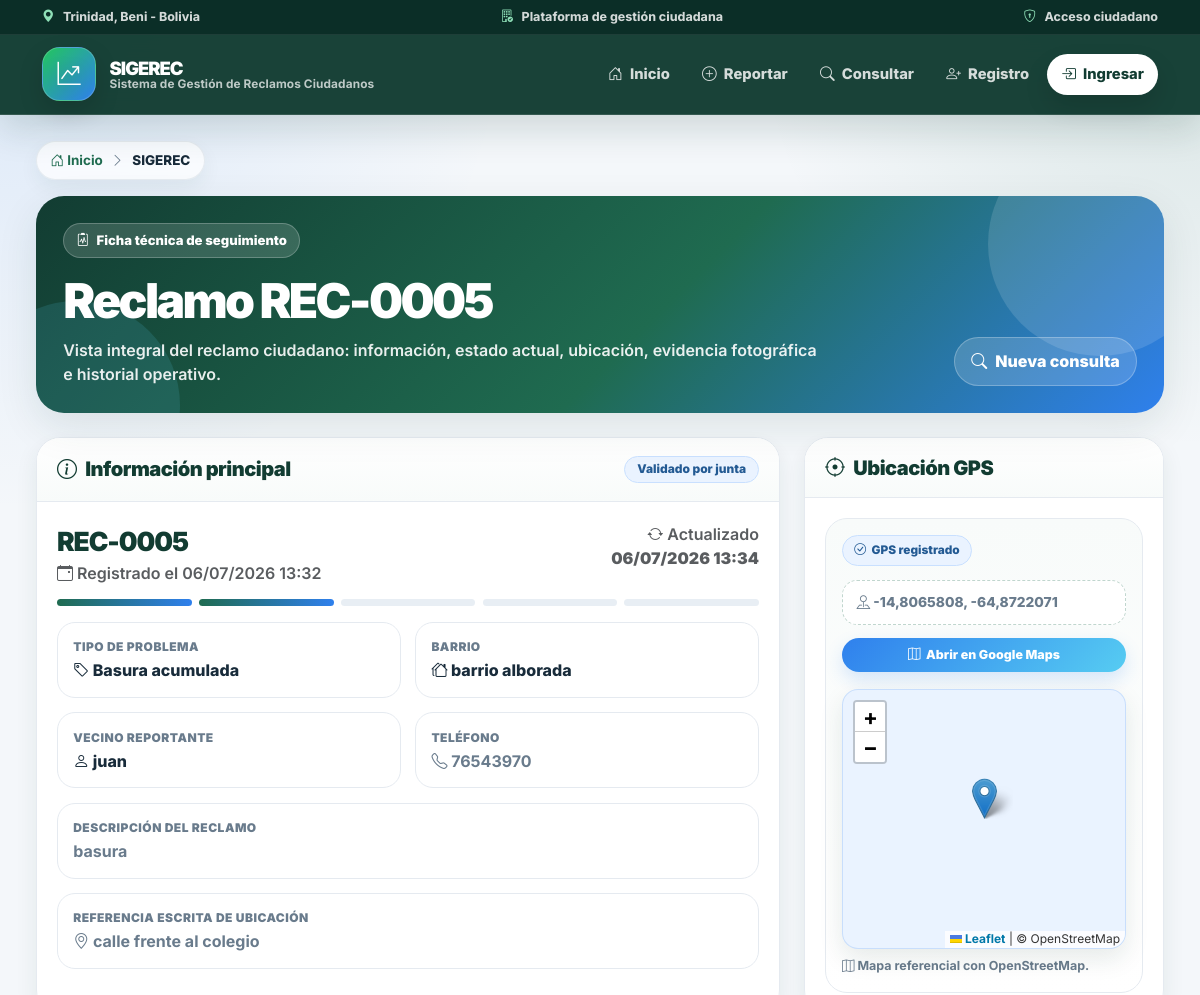
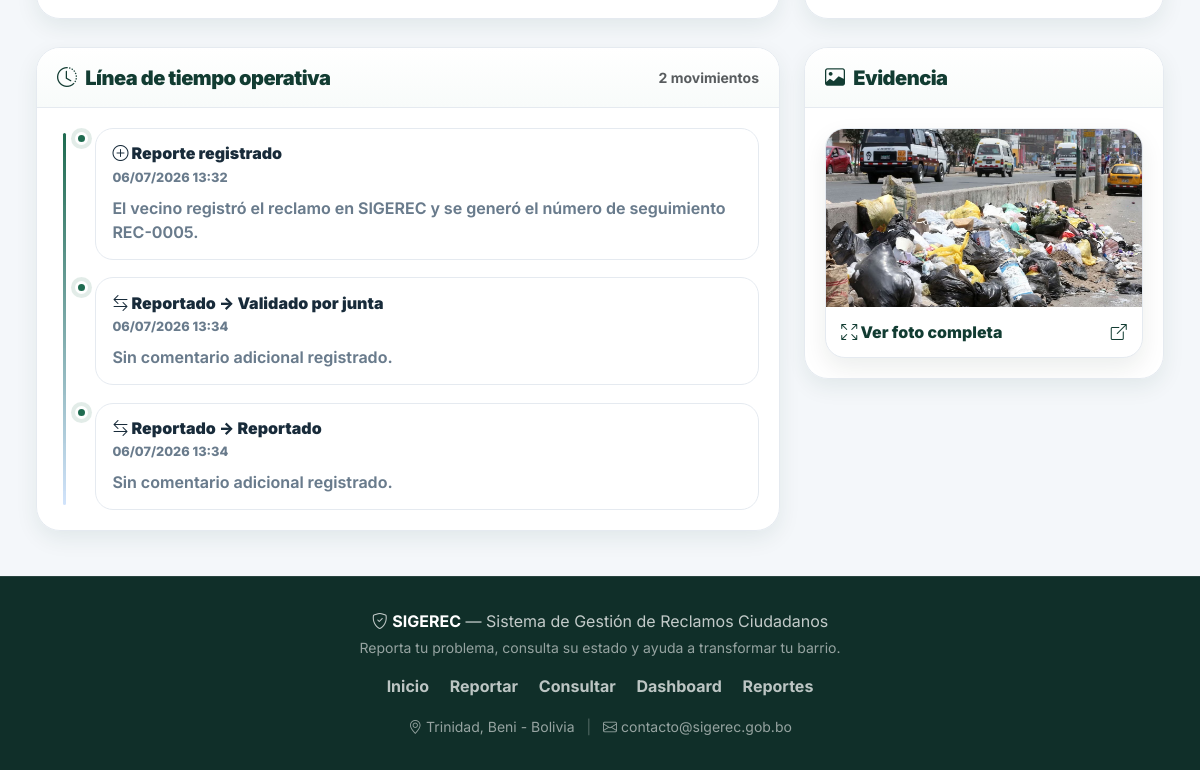
/reporte/REC-0005/, run on the app's committed database (2 pictures, top to bottom).
### reportes/models.py (models this page shows, shortened)
class Reporte(models.Model):
    TIPOS = (
        ('bache', 'Bache'),
        ('basura', 'Basura acumulada'),
        ('alumbrado', 'Alumbrado dañado'),
        ('otro', 'Otro'),
    )
    ESTADOS = (
        ('reportado', 'Reportado'),
        ('validado', 'Validado por junta'),
        ('derivado', 'Derivado al municipio'),
        ('proceso', 'En proceso'),
        ('resuelto', 'Resuelto'),
    )
    vecino = models.ForeignKey(Vecino, on_delete=models.CASCADE)
    tipo = models.CharField(max_length=20, choices=TIPOS)
    descripcion = models.TextField()
    ubicacion = models.CharField(max_length=200)
    latitud = models.DecimalField(max_digits=10, decimal_places=7, null=True, blank=True)
    longitud = models.DecimalField(max_digits=10, decimal_places=7, null=True, blank=True)
    foto = models.ImageField(upload_to='reportes/', null=True, blank=True)
    numero_seguimiento = models.CharField(max_length=20, unique=True)
    estado = models.CharField(max_length=20, choices=ESTADOS, default='reportado')
    fecha_creacion = models.DateTimeField(auto_now_add=True)
    fecha_actualizacion = models.DateTimeField(auto_now=True)
    @property
    def tiene_gps(self):
        return self.latitud is not None and self.longitud is not None
    @property
    def google_maps_url(self):
        if self.tiene_gps:
            return f"https://www.google.com/maps?q={self.latitud},{self.longitud}"
        return ""
    class Meta:
        verbose_name_plural = "Reportes"

class Historial(models.Model):
    reporte = models.ForeignKey(Reporte, on_delete=models.CASCADE)
    estado_anterior = models.CharField(max_length=20)
    estado_nuevo = models.CharField(max_length=20)
    fecha_cambio = models.DateTimeField(auto_now_add=True)
    comentario = models.TextField(blank=True)
    class Meta:
        verbose_name_plural = "Historiales"

### vecinos/models.py (models this page shows, shortened)
class Vecino(models.Model):
    ROLES = (
        ('vecino', 'Vecino'),
        ('presidente', 'Presidente de Junta Vecinal'),
    )
    nombre = models.CharField(max_length=100)
    ci = models.CharField(max_length=15, unique=True)
    direccion = models.TextField()
    telefono = models.CharField(max_length=15)
    barrio = models.CharField(max_length=100)
    rol = models.CharField(max_length=20, choices=ROLES, default='vecino')
    usuario = models.OneToOneField(User, on_delete=models.CASCADE, null=True, blank=True)
    fecha_registro = models.DateTimeField(auto_now_add=True)
    class Meta:
        verbose_name_plural = "Vecinos"

### reportes/views.py (the view)
def detalle_reporte(request, numero_seguimiento):
    numero = numero_seguimiento.strip().upper()
    reporte = get_object_or_404(Reporte, numero_seguimiento=numero)
    historial_items = _historial_items(reporte)
    return render(request, 'detalle_reporte.html', {
        'reporte': reporte,
        'historial_items': historial_items,
    })

### reportes/views.py (called while the page is built)
def _historial_items(reporte):
    estados = dict(Reporte.ESTADOS)
    return [
        {
            'estado_anterior': h.estado_anterior,
            'estado_nuevo': h.estado_nuevo,
            'estado_anterior_display': estados.get(h.estado_anterior, h.estado_anterior),
            'estado_nuevo_display': estados.get(h.estado_nuevo, h.estado_nuevo),
            'fecha_cambio': h.fecha_cambio,
            'comentario': h.comentario,
        }
        for h in Historial.objects.filter(reporte=reporte).order_by('-fecha_cambio')
    ]

### templates/detalle_reporte.html (shortened to what this page needs)
{% extends 'base.html' %}
{% block contenido %}
<div class="page-shell">
    <div class="detail-hero">
        <div class="detail-hero-content d-flex flex-wrap justify-content-between align-items-end gap-3">
            <div>
                <div class="detail-kicker"><i class="bi bi-clipboard2-pulse"></i> Ficha técnica de seguimiento</div>
                <h2 class="detail-title">Reclamo {{ reporte.numero_seguimiento }}</h2>
                <p class="detail-subtitle">Vista integral del reclamo ciudadano: información, estado actual, ubicación, evidencia fotográfica e historial operativo.</p>
            </div>
            <div class="d-flex flex-wrap gap-2">
                <a href="{% url 'consultar' %}" class="detail-action"><i class="bi bi-search"></i> Nueva consulta</a>
            </div>
        </div>
    </div>
    <div class="row g-4 align-items-stretch">
        <div class="col-lg-8">
            <div class="detail-card">
                <div class="detail-card-header">
                    <h5><i class="bi bi-info-circle"></i> Información principal</h5>
                    <span class="badge badge-estado {% if reporte.estado == 'reportado' %}badge-reportado{% elif reporte.estado == 'validado' %}badge-validado{% elif reporte.estado == 'derivado' %}badge-derivado{% elif reporte.estado == 'proceso' %}badge-proceso{% elif reporte.estado == 'resuelto' %}badge-resuelto{% endif %}">{{ reporte.get_estado_display }}</span>
                </div>
                <div class="detail-card-body">
                    <div class="d-flex flex-wrap justify-content-between align-items-start gap-3">
                        <div>
                            <div class="detail-code">{{ reporte.numero_seguimiento }}</div>
                            <div class="text-muted fw-semibold"><i class="bi bi-calendar-event"></i> Registrado el {{ reporte.fecha_creacion|date:"d/m/Y H:i" }}</div>
                        </div>
                        <div class="text-md-end text-muted fw-semibold"><i class="bi bi-arrow-repeat"></i> Actualizado<br><strong>{{ reporte.fecha_actualizacion|date:"d/m/Y H:i" }}</strong></div>
                    </div>
                    <div class="status-strip" title="Avance visual del estado">
                        <div class="status-step active"></div>
                        <div class="status-step {% if reporte.estado == 'validado' or reporte.estado == 'derivado' or reporte.estado == 'proceso' or reporte.estado == 'resuelto' %}active{% endif %}"></div>
                        <div class="status-step {% if reporte.estado == 'derivado' or reporte.estado == 'proceso' or reporte.estado == 'resuelto' %}active{% endif %}"></div>
                        <div class="status-step {% if reporte.estado == 'proceso' or reporte.estado == 'resuelto' %}active{% endif %}"></div>
                        <div class="status-step {% if reporte.estado == 'resuelto' %}active{% endif %}"></div>
                    </div>
                    <div class="info-grid">
                        <div class="info-item"><div class="info-label">Tipo de problema</div><div class="info-value"><i class="bi bi-tag"></i> {{ reporte.get_tipo_display }}</div></div>
                        <div class="info-item"><div class="info-label">Barrio</div><div class="info-value"><i class="bi bi-houses"></i> {{ reporte.vecino.barrio }}</div></div>
                        <div class="info-item"><div class="info-label">Vecino reportante</div><div class="info-value"><i class="bi bi-person"></i> {{ reporte.vecino.nombre }}</div></div>
                        <div class="info-item"><div class="info-label">Teléfono</div><div class="info-value muted"><i class="bi bi-telephone"></i> {{ reporte.vecino.telefono }}</div></div>
                        <div class="info-item full"><div class="info-label">Descripción del reclamo</div><div class="info-value muted">{{ reporte.descripcion }}</div></div>
                        <div class="info-item full"><div class="info-label">Referencia escrita de ubicación</div><div class="info-value muted"><i class="bi bi-geo-alt"></i> {{ reporte.ubicacion }}</div></div>
                    </div>
                </div>
            </div>
        </div>
        <div class="col-lg-4">
            <div class="detail-card">
                <div class="detail-card-header"><h5><i class="bi bi-crosshair"></i> Ubicación GPS</h5></div>
                <div class="detail-card-body">
                    {% if reporte.tiene_gps %}
                        <div class="gps-panel">
                            <span class="gps-pill"><i class="bi bi-check-circle"></i> GPS registrado</span>
                            <div class="gps-coordinate-box"><i class="bi bi-pin-map"></i> {{ reporte.latitud }}, {{ reporte.longitud }}</div>
                            <a href="{{ reporte.google_maps_url }}" target="_blank" class="gps-link-button w-100 justify-content-center mb-3"><i class="bi bi-map"></i> Abrir en Google Maps</a>
                            <div class="sigerec-map" data-lat="{{ reporte.latitud|stringformat:'f' }}" data-lng="{{ reporte.longitud|stringformat:'f' }}" data-label="{{ reporte.numero_seguimiento }} - {{ reporte.get_tipo_display }}"></div>
                            <div class="map-caption"><i class="bi bi-map"></i> Mapa referencial con OpenStreetMap.</div>
                        </div>
                    {% else %}
                        <div class="empty-state-soft"><i class="bi bi-info-circle fs-4 d-block mb-2"></i> Este reclamo no tiene coordenadas GPS registradas.</div>
                    {% endif %}
                </div>
            </div>
        </div>
    </div>
    <div class="row g-4 mt-1 detail-lower-row align-items-start">
        <div class="col-lg-8">
            <div class="detail-card">
                <div class="detail-card-header">
                    <h5><i class="bi bi-clock-history"></i> Línea de tiempo operativa</h5>
                    <span class="text-muted fw-bold small">{{ historial_items|length }} movimiento{% if historial_items|length != 1 %}s{% endif %}</span>
                </div>
                <div class="detail-card-body">
                    <div class="timeline-premium">
                        <div class="timeline-premium-item">
                            <div class="timeline-premium-dot"></div>
                            <div class="timeline-premium-card">
                                <div class="timeline-premium-title"><i class="bi bi-plus-circle"></i> Reporte registrado</div>
                                <div class="timeline-premium-date">{{ reporte.fecha_creacion|date:"d/m/Y H:i" }}</div>
                                <div class="timeline-premium-text">El vecino registró el reclamo en SIGEREC y se generó el número de seguimiento {{ reporte.numero_seguimiento }}.</div>
                            </div>
                        </div>
                        {% for item in historial_items %}
                            <div class="timeline-premium-item">
                                <div class="timeline-premium-dot"></div>
                                <div class="timeline-premium-card">
                                    <div class="timeline-premium-title"><i class="bi bi-arrow-left-right"></i> {{ item.estado_anterior_display }} → {{ item.estado_nuevo_display }}</div>
                                    <div class="timeline-premium-date">{{ item.fecha_cambio|date:"d/m/Y H:i" }}</div>
                                    <div class="timeline-premium-text">{% if item.comentario %}{{ item.comentario }}{% else %}Sin comentario adicional registrado.{% endif %}</div>
                                </div>
                            </div>
                        {% endfor %}
                    </div>
                </div>
            </div>
        </div>
        <div class="col-lg-4">
            <div class="detail-card">
                <div class="detail-card-header"><h5><i class="bi bi-image"></i> Evidencia</h5></div>
                <div class="detail-card-body">
                    {% if reporte.foto and reporte.foto.url %}
                        <a href="{{ reporte.foto.url }}" target="_blank" class="photo-preview">
                            <img src="{{ reporte.foto.url }}" alt="Foto del reclamo {{ reporte.numero_seguimiento }}">
                            <div class="photo-preview-footer"><span><i class="bi bi-arrows-fullscreen"></i> Ver foto completa</span><i class="bi bi-box-arrow-up-right"></i></div>
                        </a>
                    {% else %}
                        <div class="empty-state-soft"><i class="bi bi-camera fs-4 d-block mb-2"></i> Sin fotografía adjunta.</div>
                    {% endif %}
                </div>
            </div>
        </div>
    </div>
</div>
{% endblock %}

### templates/base.html (style rules this page uses)
:root { --primary:#123C32; --primary-2:#1F6B50; --accent:#2F80ED; --accent-2:#56CCF2; --bg:#F4F7FA; --surface:#FFFFFF; --ink:#182B3A; --muted:#697B8C; --line:#E5EAF0; --warning:#B7791F; --danger:#B83232; --success:#1F7A4D; --shadow:0 14px 40px rgba(18,60,50,.10); --shadow-sm:0 8px 22px rgba(18,60,50,.08); --radius:18px; }
* { font-family:'Inter',system-ui,-apple-system,BlinkMacSystemFont,'Segoe UI',sans-serif; }
body { min-height:100vh; display:flex; flex-direction:column; color:var(--ink); background: radial-gradient(circle at top left, rgba(47,128,237,.12), transparent 32rem), radial-gradient(circle at top right, rgba(31,107,80,.13), transparent 28rem), var(--bg); }
.page-shell { width:100%;max-width:1480px;margin:0 auto; }
.badge-estado { display:inline-flex;align-items:center;border-radius:999px;padding:.42rem .75rem;font-size:.75rem;font-weight:850;border:1px solid transparent; }
.badge-validado { background:#EAF3FF;color:#235A93;border-color:#C9E0FF }
.gps-panel { background:linear-gradient(135deg,rgba(47,128,237,.08),rgba(31,107,80,.08));border:1px solid rgba(47,128,237,.18);border-radius:16px;padding:1rem; }
.gps-pill { display:inline-flex;align-items:center;gap:.35rem;border-radius:999px;padding:.35rem .7rem;background:#EAF3FF;color:#235A93;border:1px solid #C9E0FF;font-size:.74rem;font-weight:850;white-space:nowrap; }
.gps-link-button { display:inline-flex;align-items:center;gap:.35rem;border-radius:999px;padding:.48rem .85rem;background:linear-gradient(135deg,var(--accent),var(--accent-2));color:#fff!important;font-size:.78rem;font-weight:850;box-shadow:0 8px 18px rgba(47,128,237,.18); }
.sigerec-map { width:100%;height:260px;border-radius:16px;border:1px solid rgba(47,128,237,.18);overflow:hidden;box-shadow:0 10px 24px rgba(18,60,50,.10);background:#EAF3FF; }
.map-caption { font-size:.78rem;color:var(--muted);font-weight:700;margin-top:.55rem; }
a { color:var(--accent);font-weight:700;text-decoration:none; }
.page-shell,.card-modern,.feature-card,.stat-card,.premium-card,.dashboard-hero,.hero-section { animation:sigerecFadeUp .45s ease both; }
.card-modern,.feature-card,.stat-card,.premium-card,.btn,.nav-link,.gps-link-button { will-change:transform; }

### data on the page
Reporte: numero_seguimiento "REC-0005", estado "Validado por junta", fecha_creacion "06/07/2026 13:32", fecha_actualizacion "06/07/2026 13:34", tipo "Basura acumulada", vecino.barrio "barrio alborada", vecino.nombre "juan", vecino.telefono "76543970", descripcion "basura", ubicacion "calle frente al colegio", latitud "-14,8065808", longitud "-64,8722071", foto (picture)
Historial: fecha_cambio "06/07/2026 13:34"
Historial: fecha_cambio "06/07/2026 13:34"

### other printed values
{{ historial_items|length }} "2"
{{ item.estado_anterior_display }} "Reportado" "Reportado"
{{ item.estado_nuevo_display }} "Validado por junta" "Reportado"
